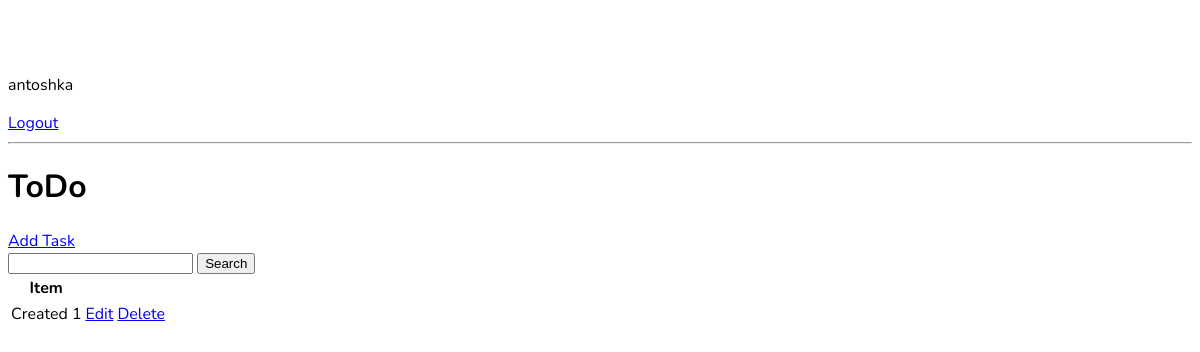
Page / (signed in) on the earlier database version.
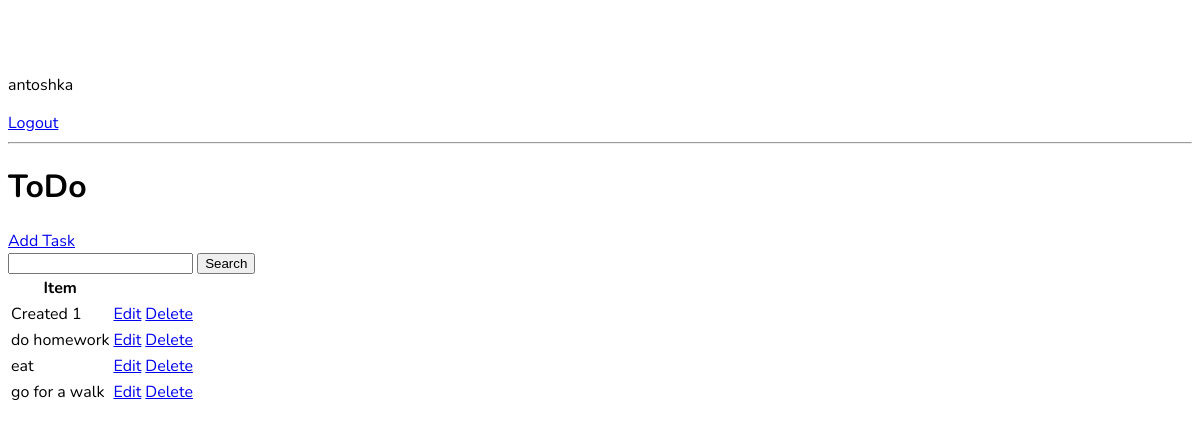
Same page on the later database version.
### base/models.py (models this page shows, shortened)
class Task(models.Model):
    user = models.ForeignKey(User, on_delete=models.CASCADE, null=True, blank=True)
    title = models.CharField(max_length=200)
    description = models.TextField(null=True, blank=True)
    complete = models.BooleanField(default=False)
    create = models.DateTimeField(auto_now_add=True)
    class Meta:
        ordering = ['complete']

### base/views.py (the view)
# urls.py: path('', TaskList.as_view(), name='tasks'),
class TaskList(LoginRequiredMixin, ListView):
    model = Task
    context_object_name = 'tasks'
    def get_context_data(self, **kwargs):
        context = super().get_context_data(**kwargs)
        context['tasks'] = context['tasks'].filter(user=self.request.user)
        context['count'] = context['tasks'].filter(complete=False).count()
        search_input = self.request.GET.get('search-area') or ''
        if search_input:
            context['tasks'] = context['tasks'].filter(title__startswith=search_input)
        context['search_input'] = search_input
        return context

### base/templates/base/task_list.html
{% extends 'base/main.html' %}
{% block content %}
{% if request.user.is_authenticated %}
    <p>{{ request.user }}</p>
    <a href="{% url 'logout' %}">Logout</a>
{% else  %}
        <a href="{% url 'login' %}">Login</a>
{% endif %}
<hr>
<h1>ToDo {{ color }}</h1>
<a href="{% url 'task-create' %}">Add Task</a>
<form method="GET">
    <input type="text" name='search-area' value="{{ search_input }}">
    <input type="submit", value="Search">
</form>
<table>
    <tr>
        <th>Item</th>
    </tr>
    {% for task in tasks %}
         <tr>
        <td>{{ task.title }}</td>
        <td><a href="{% url 'task-update' task.id %}">Edit</a></td>
        <td><a href="{% url 'task-delete' task.id %}">Delete</a></td>
        </tr>
        {% empty %}
            <h3>no items</h3>
    {% endfor %}
</table>
{%  endblock content %}

### base/templates/base/main.html (shortened to what this page needs)
{% load static %}
<!doctype html>
<html lang="en">
<head>
    <link rel="stylesheet" href="{% static 'style.css' %}">
</head>
<body>
    <div class="container">
        {% block content %}
        {% endblock content %}
    </div>
</body>
</html>

### base/static/style.css (style rules this page uses)
body { background-color: white; font-family: 'Nunito', sans-serif; padding-top: 50px; }

Differences in the rows shown:
added Task: title "do homework"
added Task: title "eat"
added Task: title "go for a walk"
